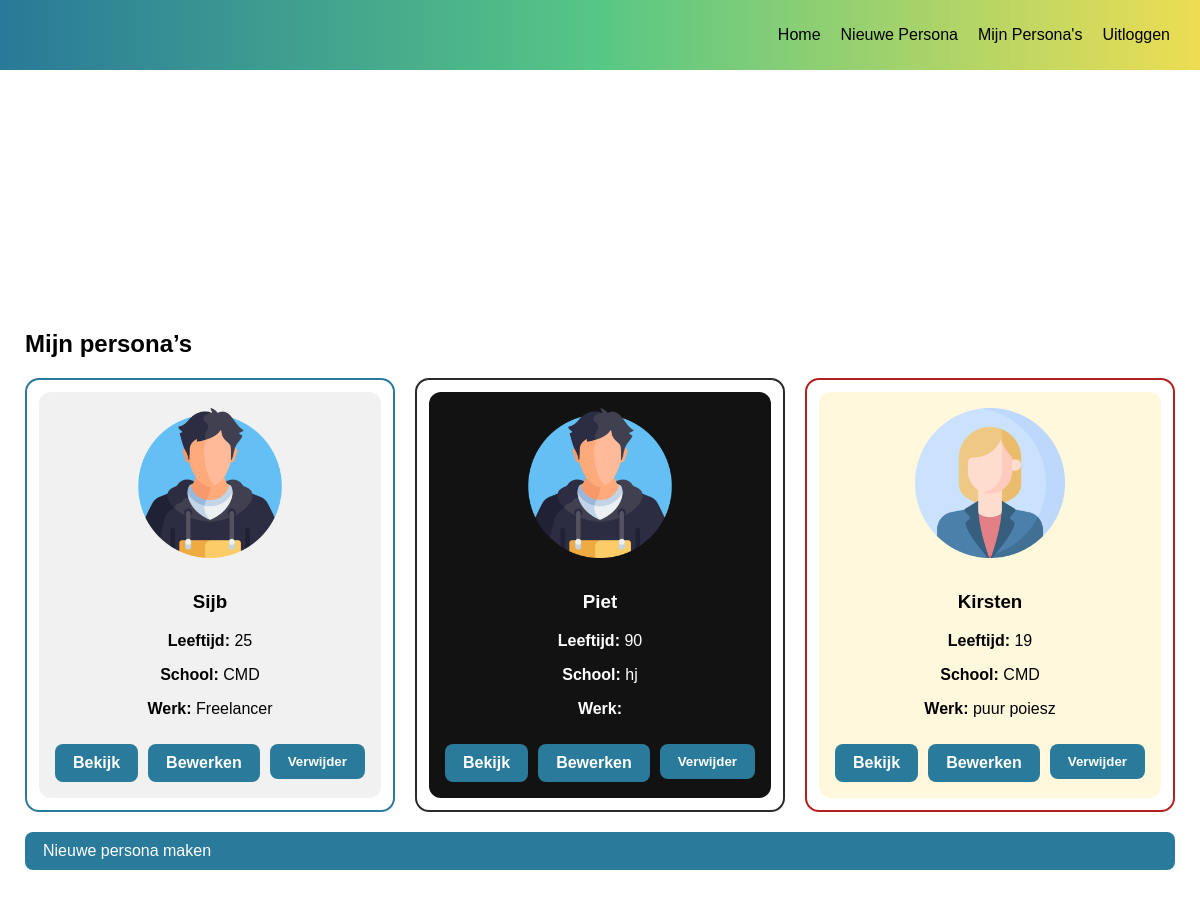
Before: /personas (signed in) with the older database file.
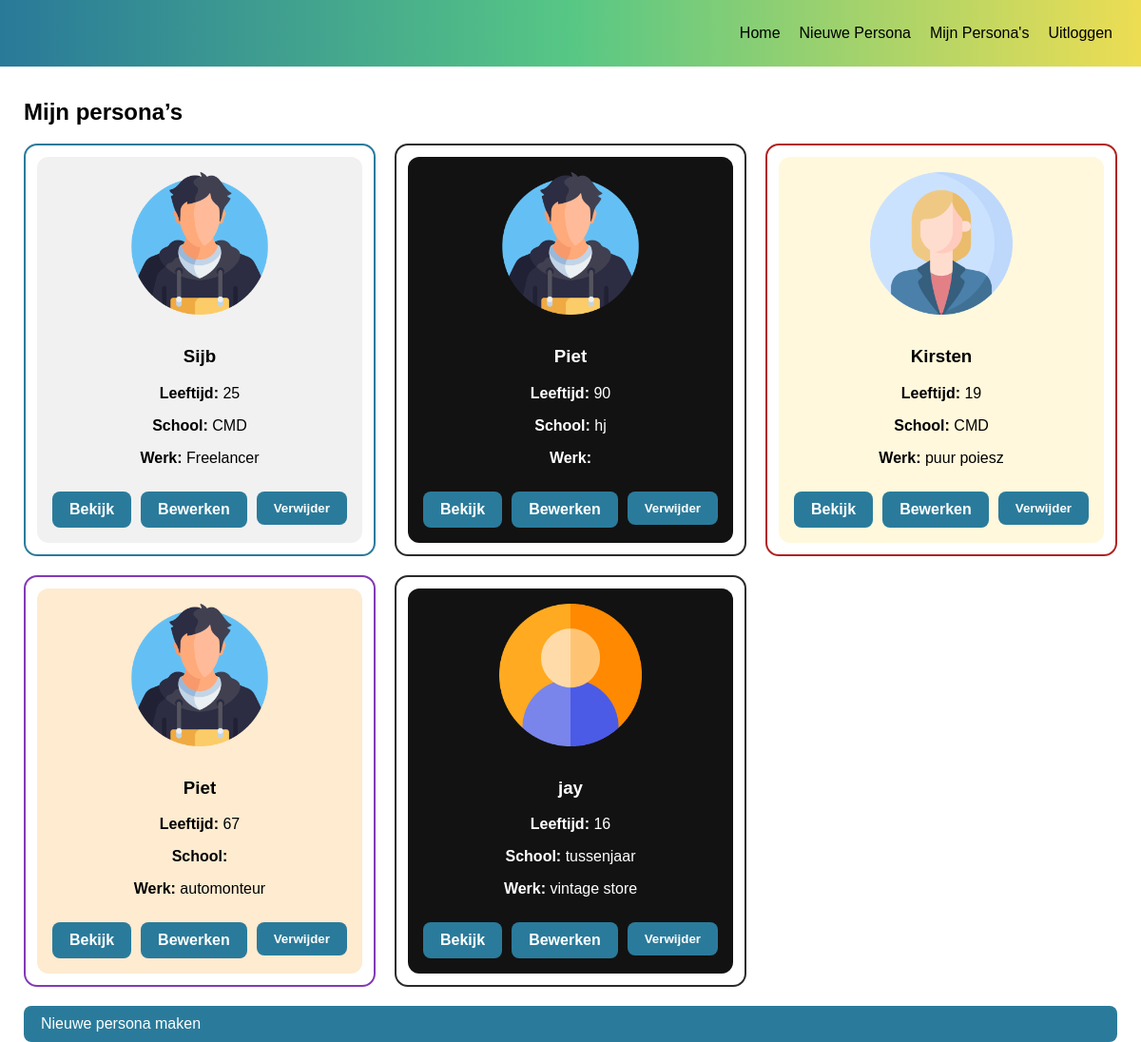
After: the same page with the newer database file.
### models.py (models this page shows, shortened)
class Persona(db.Model):
    id = db.Column(db.Integer, primary_key=True)
    naam = db.Column(db.String(100))
    geslacht = db.Column(db.String(20))
    leeftijd = db.Column(db.Integer)
    school = db.Column(db.Text)
    werk = db.Column(db.Text)
    doelen = db.Column(db.Text)
    frustraties = db.Column(db.Text)
    extravert = db.Column(db.Integer)
    creatief = db.Column(db.Integer)
    intuitief = db.Column(db.Integer)
    stress = db.Column(db.Integer)
    user_id = db.Column(db.Integer, db.ForeignKey('user.id'))
    stijl = db.Column(db.String(20), default="default")

### app.py (the view)
@app.route('/personas')
def personas():
    if 'user_id' not in session:
        return redirect('/login')
    personas = Persona.query.filter_by(user_id=session['user_id']).all()
    return render_template('personas.html', personas=personas)

### templates/personas.html
{% extends "base.html" %}
{% block extra_css %}
<link rel="stylesheet" href="{{ url_for('static', filename='result.css') }}">
{% endblock %}
{% block content %}
<div class="alles">
    <h2>Mijn persona’s</h2>
    {% if personas %}
    <div class="persona-overzicht">
        {% for p in personas %}
        <div class="persona-kaart {{ p.stijl or 'default' }}">
            <div class="persona-kaart-inner">
                <img src="{{ url_for('static', filename=
                        'man.png' if (p.geslacht or '').lower() == 'man' else
                        'vrouw.png' if (p.geslacht or '').lower() == 'vrouw' else
                        'user.png'
                    ) }}" alt="Persona">
                <h3>{{ p.naam }}</h3>
                <p><strong>Leeftijd:</strong> {{ p.leeftijd }}</p>
                <p><strong>School:</strong> {{ p.school }}</p>
                <p><strong>Werk:</strong> {{ p.werk }}</p>
                <div class="actie-knoppen">
                    <a href="{{ url_for('view_persona', persona_id=p.id) }}" class="button">
                        Bekijk
                    </a>
                    <a href="{{ url_for('edit_persona', persona_id=p.id) }}" class="button">
                        Bewerken
                    </a>
                    <form action="{{ url_for('delete_persona', persona_id=p.id) }}" method="post">
                        <button type="submit" class="button">Verwijder</button>
                    </form>
                </div>
            </div>
        </div>
        {% endfor %}
    </div>
    {% else %}
    <p>Er zijn nog geen persona’s opgeslagen.</p>
    {% endif %}
    <a href="{{ url_for('stap1') }}" class="nwe_knop">
        Nieuwe persona maken
    </a>
</div>
{% endblock %}

### templates/base.html (shortened to what this page needs)
<!DOCTYPE html>
<html lang="nl">
<head>
    <link rel="stylesheet" href="{{ url_for('static', filename='style.css') }}">
    {% block extra_css %}{% endblock %}
</head>
<body class="{% block body_class %}default{% endblock %}">
    <nav>
        <ul>
            <li><a href="{{ url_for('dashboard') }}">Home</a></li>
            {% if 'user_id' in session %}
            <li><a href="{{ url_for('stap1') }}">Nieuwe Persona</a></li>
            <li><a href="{{ url_for('personas') }}">Mijn Persona's</a></li>
            <li><a href="{{ url_for('logout') }}">Uitloggen</a></li>
            {% else %}
            <li><a href="{{ url_for('login') }}">Inloggen</a></li>
            <li><a href="{{ url_for('register') }}">Register</a></li>
            {% endif %}
        </ul>
    </nav>
    <div class="content">
        {% block content %}{% endblock %}
    </div>
</body>
</html>

### static/style.css (style rules this page uses)
* { box-sizing: border-box; font-family: Arial, Helvetica, sans-serif; }
body { margin: 0; height: 100vh; display: flex; align-items: center; justify-content: center; }
nav { position: fixed; top: 0; left: 0; width: 100%; background: #297999; background: linear-gradient(90deg, rgba(41, 121, 153, 1) 0%, rgba(87, 199, 133, 1) 50%, rgba(237, 221, 83, 1) 100%); }
nav ul { display: flex; justify-content: end; list-style: none; padding: 10px; }
nav li { margin-right: 20px; }
nav a { color: black; text-decoration: none; }
button { margin-top: 10px; padding: 10px 18px; border: none; background: #2A7B9B; color: white; font-weight: 600; border-radius: 8px; cursor: pointer; }
.button { margin-top: 10px; padding: 10px 18px; border: none; background: #2A7B9B; color: white; font-weight: 600; border-radius: 8px; cursor: pointer; text-decoration: none; }
.persona-overzicht { display: flex; gap: 20px; }
.persona-kaart { border-radius: 14px; padding: 12px; }
.persona-kaart-inner { padding: 16px; border-radius: 12px; text-align: center; }
.persona-kaart.default { border: 2px solid #2A7B9B; }
.persona-kaart.default .persona-kaart-inner { background: rgba(240, 240, 240, 0.9); }
.persona-kaart.stijl1 { border: 2px solid #833AB4; }
.persona-kaart.stijl1 .persona-kaart-inner { background: rgba(252, 176, 69, 0.25); }
.persona-kaart.stijl2 { border: 2px solid #2b2a2a; }
.persona-kaart.stijl2 .persona-kaart-inner { background: #121212; color: white; }
.persona-kaart.stijl3 { border: 2px solid #b22222; }
.persona-kaart.stijl3 .persona-kaart-inner { background: #fff8dc; }

### static/result.css (style rules this page uses)
body { margin-top: 100px; padding-top: 100px; }
body.default button, body.default .button { margin-top: 10px; padding: 10px 18px; border: none; background: #2A7B9B; color: white; border-radius: 8px; cursor: pointer; }
img { height: 150px; width: 150px; }
.persona-overzicht { display: grid; grid-template-columns: repeat(3, 1fr); gap: 20px; }
.persona-kaart { border-radius: 14px; padding: 12px; }
.persona-kaart-inner { padding: 16px; border-radius: 12px; text-align: center; }
.persona-kaart img { margin-bottom: 10px; }
.persona-kaart.default { border: 2px solid #2A7B9B; }
.persona-kaart.default .persona-kaart-inner { background: rgba(240, 240, 240, 0.9); }
.persona-kaart.stijl1 { border: 2px solid #833AB4; }
.persona-kaart.stijl1 .persona-kaart-inner { background: rgba(252, 176, 69, 0.25); }
.persona-kaart.stijl2 { border: 2px solid #2b2a2a; }
.persona-kaart.stijl2 .persona-kaart-inner { background: #121212; color: white; }
.persona-kaart.stijl3 { border: 2px solid #b22222; }
.persona-kaart.stijl3 .persona-kaart-inner { background: #fff8dc; }
.nwe_knop { display: inline-block; margin-top: 20px; padding: 10px 18px; border: none; background: #2A7B9B; color: white; border-radius: 8px; text-decoration: none; font-size: 16px; }
.actie-knoppen { margin-top: 15px; display: flex; justify-content: center; gap: 10px; }
.alles { position: relative; top: 40px; left: 0; width: 100%; z-index: -1; display: flex; justify-content: center; flex-direction: column; }

Changed rows visible on the page:
added Persona: naam "Piet", leeftijd "67", werk "automonteur", stijl "stijl1" (drawn)
added Persona: shows a picture, naam "jay", leeftijd "16", school "tussenjaar", werk "vintage store", stijl "stijl2" (drawn)
